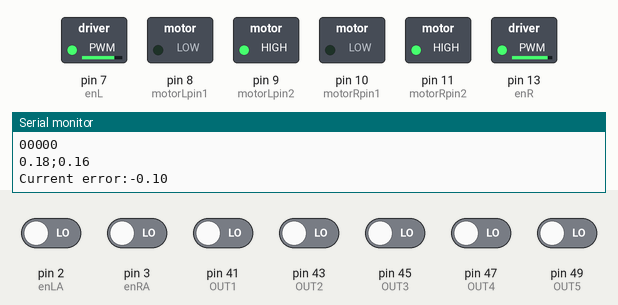
A sketch run on a simulated Arduino Mega 2560, built with avr-gcc and run on an emulated ATmega2560. Parts: switched loads named in the sketch (green lamp = pin HIGH), the last lines printed to the serial monitor. Inputs (shaded band) come from the test bench; at power-on: pin 2 (enLA), pin 3 (enRA), pin 41 (OUT1), pin 43 (OUT2), pin 45 (OUT3), pin 47 (OUT4), pin 49 (OUT5) LOW.

Above: at 1.2 s.
1.3 s: pin 41 (OUT1) driven HIGH
At 2.1 s:
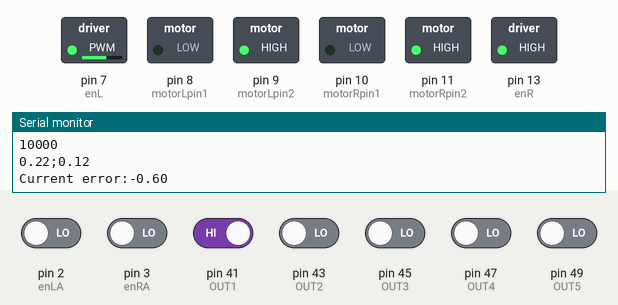
2.8 s: pin 43 (OUT2) driven HIGH
At 3.2 s:
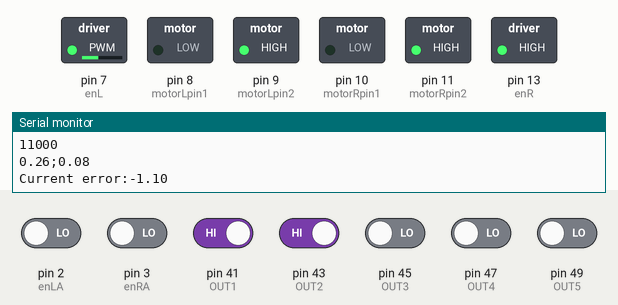
4.3 s: pin 45 (OUT3) driven HIGH
At 5.5 s:
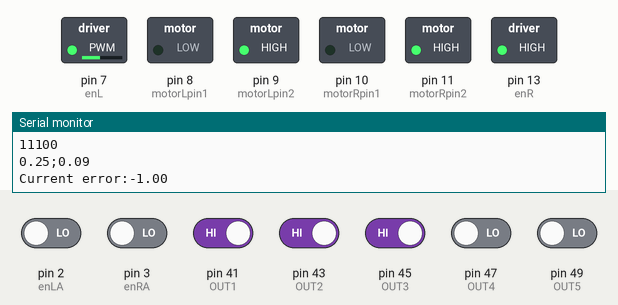
5.8 s: pin 47 (OUT4) driven HIGH
At 6.8 s:
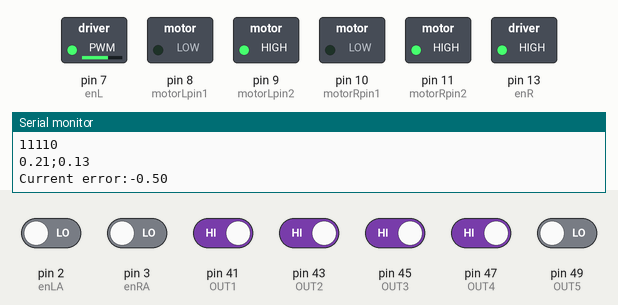
7.3 s: pin 49 (OUT5) driven HIGH
At 7.9 s:
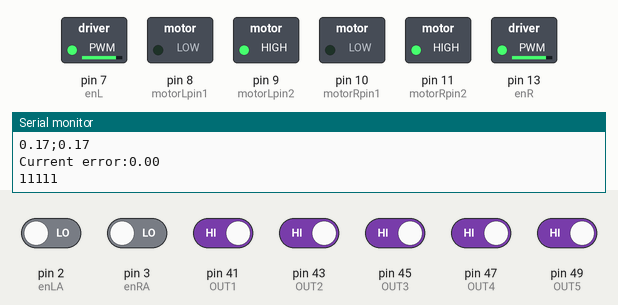
8.8 s: pin 41 (OUT1) driven LOW
At 9.1 s:
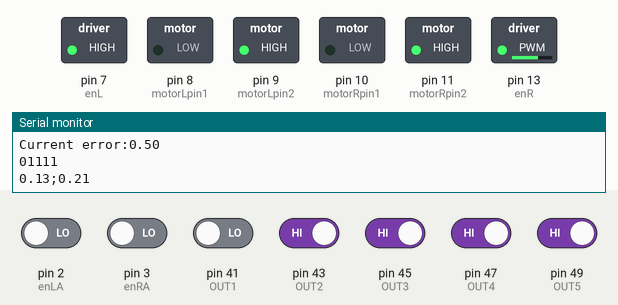
Timing chart, 0 to 11.3 s (numbered marks = the images above; inputs shaded):
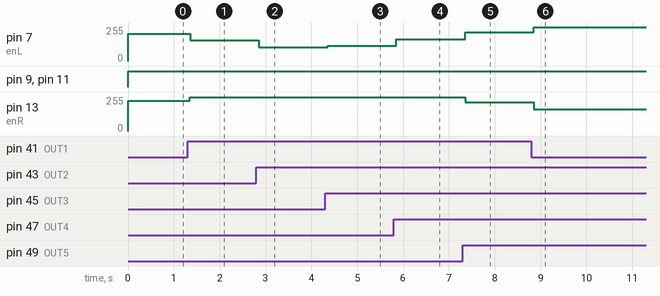

Measured:
- after the input at 1.3 s, pin 7 (enL): 206/255 → 155/255 after 0.05 s; pin 13 (enR): 226/255 → 255/255 after 0.05 s
- after the input at 2.8 s, pin 7 (enL): 155/255 → 104/255 after 0.05 s
- after the input at 4.3 s, pin 7 (enL): 104/255 → 114/255 after 0.05 s
- after the input at 5.8 s, pin 7 (enL): 114/255 → 165/255 after 0.05 s
- after the input at 7.3 s, pin 7 (enL): 165/255 → 216/255 after 0.05 s; pin 13 (enR): 255/255 → 216/255 after 0.05 s
- after the input at 8.8 s, pin 7 (enL): 216/255 → 255/255 after 0.06 s; pin 13 (enR): 216/255 → 165/255 after 0.06 s

The sketch:

Tut6.ino
```cpp
// #include "TimerOne.h"
// // Define motor pins and encoders
// int motorRpin1 = 10; // Right motor IN3
// int motorRpin2 = 11; // Right motor IN4

// int motorLpin1 = 8; // Left motor IN1
// int motorLpin2 = 9; // Left motor IN2

// int enR = 12;  // Right motor enable pin (PWM)
// int enL = 7; // Left motor enable pin (PWM)

// // Encoders
// int enLA = 2;  // Left motor encoder A
// int enRA = 3; // Right motor encoder A

// volatile unsigned int counterLA = 0;
// volatile unsigned int counterRA = 0;

// const float WHEEL_DISTANCE = 0.182; // Distance between two wheels
// const int PULSE_PER_REV = 940;
// const float WHEEL_PERIMETER = 0.1413; // Circumference of the wheel

// unsigned long previousMillis = 0;
// const float T = 0.1; // Sampling rate

// // Goal and current pose
// float x = 0, y = 0, theta = 0;
// float x_g = 2, y_g = 3, theta_g = 0;

// // PID control parameters
// const float kp = 0.1;
// const float ki = 0;
// const float kd = 0.05;
// float error, sumError = 0, previousError = 0;

// // Control motion variables
// float rho, v = 0.1, vr, vl;
// float currentError, differenceError;

// // line following sensor pin
// #define OUT1 45
// #define OUT2 47
// #define OUT3 49
// #define OUT4 51
// #define OUT5 53

// // line follower variables
// int lineL1;
// int lineL2;
// int line0;
// int lineR1;
// int lineR2;

// const float alpha =0.5; //line follower -- weight of outer eyes
// const float beta = 0.1; //line follower -- weight of inner eyes
// const float gamma = 0.1; //line follower -- weight of the middle eye

// void setup()
// {
//   Timer1.initialize(500000);    //500ms
//   Timer1.attachInterrupt(readLineFollowerSensor);

//   Serial.begin(9600);
//   //Set up line follower sensor
//   pinMode(OUT1, INPUT);
//   pinMode(OUT2, INPUT);
//   pinMode(OUT3, INPUT);
//   pinMode(OUT4, INPUT);
//   pinMode(OUT5, INPUT);

//   // Set up motor and encoder pins
//   pinMode(motorRpin1, OUTPUT);
//   pinMode(motorRpin2, OUTPUT);
//   pinMode(motorLpin1, OUTPUT);
//   pinMode(motorLpin2, OUTPUT);

//   pinMode(enLA, INPUT);
//   pinMode(enRA, INPUT);

//   attachInterrupt(digitalPinToInterrupt(enLA), countEnLA, RISING);
//   attachInterrupt(digitalPinToInterrupt(enRA), countEnRA, RISING);
// }

// void loop()
// {
//   if (readLineFollower ==1) {
//     readLineFollower=0;
//     getLineState();
//     Serial.print(lineL1);  Serial.print(lineL2);  Serial.print(line0);  Serial.print(lineR1);  Serial.println(lineR2);
//       }

// }

// void getLineState() {
//   lineL1 = digitalRead(OUT1);
//   lineL2 = digitalRead(OUT2);
//   line0 = digitalRead(OUT3);
//   lineR1 = digitalRead(OUT4);
//   lineR2 = digitalRead(OUT5);
//   // // approach 1: Combine the sensor values into a single binary number
//   // lineState = (lineL2 << 4) | (lineL1 << 3) | (line0 << 2) | (lineR1 << 1) | lineR2;
//   // switch (lineState) {
//   //   case 0b11111:
//   //     // All sensors are detecting white (off the line)
//   //     break;
//   //   case 0b00100:
//   //     // Only the middle sensor is on the line (perfectly centered)
//   //     break;
//   //   case 0b00110:
//   //     // Slightly off to the left --> turn right
//   //     break;
//   //   case 0b01100:
//   //     // Slightly off to the right --> turn left
//   //     break;
//   //   // Add more cases as needed for different scenarios
//   //   default:
//   //     // if timeout then stop, else continue evaluating lineState
//   //     break;
// }
// void PID_LineFollower(){
//   // Update error for PID
//   calculatePIDError_line();

//   // Control motor speeds
//   if (vr > 0) rightForward(vr);
//   else rightBackward(-vr);

//   if (vl > 0) leftForward(vl);
//   else leftBackward(-vl);

// }
// void calculatePIDError_line(){
//   previousError = currentError;
//   currentError = -alpha * lineL2 - beta * lineL2 + beta * lineR1 + alpha * lineR2;
//   if (line0 == 1) {
//     currentError -= gamma * line0;
//   } else {
//     currentError += (gamma) * (line0 + 1)
//   }
//   differenceError = currentError - previousError;
//   sumError += currentError;

//   // Calculate PID control output (error) for velocity difference between wheels
//   error = kp * currentError + ki * sumError + kd * differenceError;

//   // Adjust wheel velocities
//   vr = v + error;
//   vl = v - error;
// }

// void turnLeft(int turnWeight) {

// }

// void turnRight(int turnWeight) {

// }

// void readLineFollowerSensor(){
//   readLineFollower = 1;
// }

// // Update the robot's position (x, y, theta)
// void updatePose() {
//   float v1 = RPMtoMPS(calculateRPM(counterLA)); // Left wheel velocity in m/s
//   float v2 = RPMtoMPS(calculateRPM(counterRA)); // Right wheel velocity in m/s

//   x += (v1 + v2) / 2 * cos(theta) * T;
//   y += (v1 + v2) / 2 * sin(theta) * T;
//   theta += (v2 - v1) / WHEEL_DISTANCE * T;

//   // Print current pose for debugging
//   Serial.print("X: "); Serial.print(x); Serial.print(", Y: "); Serial.print(y);
//   Serial.print(", Theta: "); Serial.println(theta);

//   // Reset encoder counters
//   resetCounters();
// }

// // Motor control functions
// void rightForward(float velocity) {
//   int pwm = MPStoPWM(velocity);
//   digitalWrite(motorRpin1, LOW);
//   digitalWrite(motorRpin2, HIGH);
//   analogWrite(enR, pwm);
// }

// void leftForward(float velocity) {
//   int pwm = MPStoPWM(velocity);
//   digitalWrite(motorLpin1, LOW);
//   digitalWrite(motorLpin2, HIGH);
//   analogWrite(enL, pwm);
// }

// void rightBackward(float velocity) {
//   int pwm = MPStoPWM(velocity);
//   digitalWrite(motorRpin1, HIGH);
//   digitalWrite(motorRpin2, LOW);
//   analogWrite(enR, pwm);
// }

// void leftBackward(float velocity) {
//   int pwm = MPStoPWM(velocity);
//   digitalWrite(motorLpin1, HIGH);
//   digitalWrite(motorLpin2, LOW);
//   analogWrite(enL, pwm);
// }

// // Stop motors
// void stop() {
//   digitalWrite(motorLpin1, LOW);
//   digitalWrite(motorLpin2, LOW);
//   digitalWrite(motorRpin1, LOW);
//   digitalWrite(motorRpin2, LOW);
// }

// // Helper functions
// float calculateRPM(int pulseCounter) {
//   return (float)pulseCounter * 60 / PULSE_PER_REV / T;
// }

// float RPMtoMPS(float rpm) {
//   return rpm / 60 * WHEEL_PERIMETER;
// }

// int MPStoPWM(float velocity) {
//   return constrain((velocity / 0.2) * 255, 30, 255); // Mapping speed to PWM
// }

// void countEnLA() {
//   counterLA++;
// }

// void countEnRA() {
//   counterRA++;
// }

// void resetCounters() {
//   counterLA = 0;
//   counterRA = 0;
// }
```

Tut6_v2.ino
```cpp
// Sensor Array 	Error Value
// 0 0 0 0 1	 4
// 0 0 0 1 1	 3
// 0 0 0 1 0	 2
// 0 0 1 1 0	 1
// 0 0 1 0 0	 0
// 0 1 1 0 0	-1
// 0 1 0 0 0	-2
// 1 1 0 0 0	-3
// 1 0 0 0 0	-4

// 1 1 1 1 1        0 Robot found continuous line : STOPPED
// 0 0 0 0 0        0 Robot found no line: turn 180o

#include "TimerOne.h"
// Define motor pins and encoders
int motorRpin1 = 10; // Right motor IN3
int motorRpin2 = 11; // Right motor IN4//few

int motorLpin1 = 8; // Left motor IN1
int motorLpin2 = 9; // Left motor IN2//fw

int enR = 13;  // Right motor enable pin (PWM)
int enL = 7; // Left motor enable pin (PWM)

// Encoders
int enLA = 2;  // Left motor encoder A
int enRA = 3; // Right motor encoder A

volatile unsigned int counterLA = 0;
volatile unsigned int counterRA = 0;

const float WHEEL_DISTANCE = 0.182; // Distance between two wheels
const int PULSE_PER_REV = 940;
const float WHEEL_PERIMETER = 0.1413; // Circumference of the wheel

unsigned long previousMillis = 0;
const float T = 0.1; // Sampling rate

// Goal and current pose
float x = 0, y = 0, theta = 0;
float x_g = 2, y_g = 3, theta_g = 0;

// PID control parameters
const float kp = 0.08;
const float ki = 0.00;
const float kd = 0;
float error, sumError = 0, previousError = 0;

// Control motion variables
float v = 0.17, vr, vl;
float currentError, differenceError;

int readLineFollower;

// line following sensor pin
#define OUT1 41
#define OUT2 43
#define OUT3 45
#define OUT4 47
#define OUT5 49

// line follower variables
int lineL1;
int lineL2;
int line0;
int lineR1;
int lineR2;

const float alpha = 0.5; //line follower -- weight of outer eyes
const float beta = 0.5; //line follower -- weight of inner eyes
const float gamma = 0.1; //line follower -- weight of the middle eye

void setup()
{
  Timer1.initialize(500000);    //500ms
  Timer1.attachInterrupt(readLineFollowerSensor);

  Serial.begin(9600);
  //Set up line follower sensor
  pinMode(OUT1, INPUT);
  pinMode(OUT2, INPUT);
  pinMode(OUT3, INPUT);
  pinMode(OUT4, INPUT);
  pinMode(OUT5, INPUT);

  // Set up motor and encoder pins
  pinMode(motorRpin1, OUTPUT);
  pinMode(motorRpin2, OUTPUT);
  pinMode(motorLpin1, OUTPUT);
  pinMode(motorLpin2, OUTPUT);

  pinMode(enLA, INPUT);
  pinMode(enRA, INPUT);

  attachInterrupt(digitalPinToInterrupt(enLA), countEnLA, RISING);
  attachInterrupt(digitalPinToInterrupt(enRA), countEnRA, RISING);
}

void readLineFollowerSensor(){
  readLineFollower = 1;
}

void loop()
{
  if (readLineFollower =1) {
    readLineFollower=0;
    getLineState();
    Serial.print(lineL1);  Serial.print(lineL2);  Serial.print(line0);  Serial.print(lineR1);  Serial.println(lineR2);
    Serial.print(vr); Serial.print(";"); Serial.println(vl);
      }
    PID_LineFollower();

    // calculatePIDError_line();
}

void getLineState() {
  lineL1 = digitalRead(OUT1);
  lineL2 = digitalRead(OUT2);
  line0 = digitalRead(OUT3);
  lineR1 = digitalRead(OUT4);
  lineR2 = digitalRead(OUT5);
}
void PID_LineFollower(){
  // Update error for PID
  calculatePIDError_line();

  // Control motor speeds
  if (vr > 0) {rightForward(vr);}
  else {rightBackward(-vr);}

  if (vl > 0) {leftForward(vl);}
  else {leftBackward(-vl);}

}
void calculatePIDError_line(){
  previousError = currentError;
  currentError = -alpha * lineL2 - beta * (lineL1 + (gamma) * (1-line0)) + beta * (lineR1 - gamma *(1-line0)) + alpha * lineR2;
  Serial.print("Current error:");Serial.println(currentError);
  // if (line0 != 1) {
  //   currentError += (gamma) * (1-line0);
  // }
  differenceError = currentError - previousError;
  sumError += currentError;

  // Calculate PID control output (error) for velocity difference between wheels
  error = kp * currentError + ki * sumError + kd * differenceError;

  // Adjust wheel velocities
  vr = v - error;
  vl = v + error;
}


// Update the robot's position (x, y, theta)
// void updatePose() {
//   float v1 = RPMtoMPS(calculateRPM(counterLA)); // Left wheel velocity in m/s
//   float v2 = RPMtoMPS(calculateRPM(counterRA)); // Right wheel velocity in m/s

//   x += (v1 + v2) / 2 * cos(theta) * T;
//   y += (v1 + v2) / 2 * sin(theta) * T;
//   theta += (v2 - v1) / WHEEL_DISTANCE * T;

//   // Print current pose for debugging
//   Serial.print("X: "); Serial.print(x); Serial.print(", Y: "); Serial.print(y);
//   Serial.print(", Theta: "); Serial.println(theta);

//   // Reset encoder counters
//   resetCounters();
// }

// Motor control functions
void rightForward(float velocity) {
  int pwm = MPStoPWM(velocity);
  // Serial.print("pwmr:"); Serial.println(pwm);
  digitalWrite(motorRpin1, LOW);
  digitalWrite(motorRpin2, HIGH);
  analogWrite(enR, pwm);
}

void leftForward(float velocity) {
  int pwm = MPStoPWM(velocity);
    // Serial.print("pwml:"); Serial.println(pwm);
  digitalWrite(motorLpin1, LOW);
  digitalWrite(motorLpin2, HIGH);
  analogWrite(enL, pwm);
}

void rightBackward(float velocity) {
  int pwm = MPStoPWM(velocity);
  digitalWrite(motorRpin1, HIGH);
  digitalWrite(motorRpin2, LOW);
  analogWrite(enR, pwm);
}

void leftBackward(float velocity) {
  int pwm = MPStoPWM(velocity);
  digitalWrite(motorLpin1, HIGH);
  digitalWrite(motorLpin2, LOW);
  analogWrite(enL, pwm);
}

// Stop motors
void stop() {
  digitalWrite(motorLpin1, LOW);
  digitalWrite(motorLpin2, LOW);
  digitalWrite(motorRpin1, LOW);
  digitalWrite(motorRpin2, LOW);
}

// Helper functions
float calculateRPM(int pulseCounter) {
  return (float)pulseCounter * 60 / PULSE_PER_REV / T;
}

float RPMtoMPS(float rpm) {
  return rpm / 60 * WHEEL_PERIMETER;
}

int MPStoPWM(float velocity) {
  return constrain((velocity / 0.2) * 255, 30, 255); // Mapping speed to PWM
}

void countEnLA() {
  counterLA++;
}

void countEnRA() {
  counterRA++;
}

void resetCounters() {
  counterLA = 0;
  counterRA = 0;
}
```
